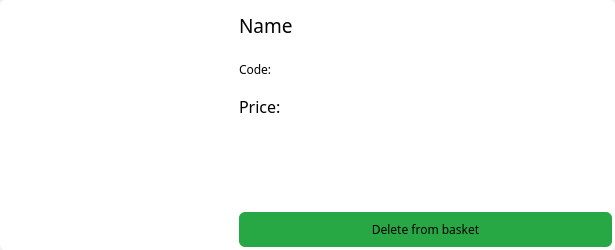
<?xml version="1.0" encoding="UTF-8"?>
<ui version="4.0">
 <class>BakForm</class>
 <widget class="QWidget" name="BakForm">
  <property name="geometry">
   <rect>
    <x>0</x>
    <y>0</y>
    <width>615</width>
    <height>250</height>
   </rect>
  </property>
  <property name="minimumSize">
   <size>
    <width>0</width>
    <height>250</height>
   </size>
  </property>
  <property name="maximumSize">
   <size>
    <width>16777215</width>
    <height>250</height>
   </size>
  </property>
  <property name="windowTitle">
   <string>Form</string>
  </property>
  <property name="styleSheet">
   <string notr="true">QLineEdit
{
border: 1px solid gray;
border-radius: 8px;
padding: 0 8px;
background-color: #FFFFFF;
}

QLineEdit:focus
{
border: 2px solid #DFC99B;
}
</string>
  </property>
  <layout class="QGridLayout" name="gridLayout">
   <property name="leftMargin">
    <number>0</number>
   </property>
   <property name="topMargin">
    <number>0</number>
   </property>
   <property name="rightMargin">
    <number>0</number>
   </property>
   <property name="bottomMargin">
    <number>0</number>
   </property>
   <item row="0" column="0">
    <widget class="QWidget" name="widget" native="true">
     <property name="styleSheet">
      <string notr="true">QWidget
{
background-color: white;
border-radius: 5px;
border: medium;
}
</string>
     </property>
     <layout class="QHBoxLayout" name="horizontalLayout">
      <property name="spacing">
       <number>13</number>
      </property>
      <property name="leftMargin">
       <number>6</number>
      </property>
      <property name="topMargin">
       <number>3</number>
      </property>
      <property name="rightMargin">
       <number>3</number>
      </property>
      <property name="bottomMargin">
       <number>3</number>
      </property>
      <item>
       <widget class="QLabel" name="ImageLabel">
        <property name="minimumSize">
         <size>
          <width>220</width>
          <height>175</height>
         </size>
        </property>
        <property name="maximumSize">
         <size>
          <width>220</width>
          <height>175</height>
         </size>
        </property>
        <property name="text">
         <string/>
        </property>
       </widget>
      </item>
      <item>
       <layout class="QVBoxLayout" name="verticalLayout">
        <item>
         <widget class="QLabel" name="NameLabel">
          <property name="minimumSize">
           <size>
            <width>0</width>
            <height>45</height>
           </size>
          </property>
          <property name="font">
           <font>
            <family>Lucida Sans Typewriter</family>
            <pointsize>14</pointsize>
           </font>
          </property>
          <property name="text">
           <string>Name</string>
          </property>
         </widget>
        </item>
        <item>
         <widget class="QLabel" name="CodeLabel">
          <property name="font">
           <font>
            <family>Lucida Sans Typewriter</family>
           </font>
          </property>
          <property name="text">
           <string>Code:</string>
          </property>
         </widget>
        </item>
        <item>
         <widget class="QLabel" name="PriceLabel">
          <property name="minimumSize">
           <size>
            <width>0</width>
            <height>30</height>
           </size>
          </property>
          <property name="font">
           <font>
            <family>Lucida Sans Typewriter</family>
            <pointsize>12</pointsize>
           </font>
          </property>
          <property name="text">
           <string>Price:</string>
          </property>
         </widget>
        </item>
        <item>
         <spacer name="verticalSpacer">
          <property name="orientation">
           <enum>Qt::Vertical</enum>
          </property>
          <property name="sizeHint" stdset="0">
           <size>
            <width>20</width>
            <height>40</height>
           </size>
          </property>
         </spacer>
        </item>
        <item>
         <widget class="QPushButton" name="DeletePushButton">
          <property name="minimumSize">
           <size>
            <width>0</width>
            <height>35</height>
           </size>
          </property>
          <property name="maximumSize">
           <size>
            <width>16777215</width>
            <height>35</height>
           </size>
          </property>
          <property name="font">
           <font>
            <family>Lucida Sans Typewriter</family>
           </font>
          </property>
          <property name="styleSheet">
           <string notr="true">QPushButton
{
border-radius: 6px;
background-color: #28A745;
}

QPushButton:hover
{
background-color: #218838;
color: #F2F3F7;
}

QPushButton:pressed
{
background-color: #1E7E34;
border-style: solid;
border-width: medium;
}</string>
          </property>
          <property name="text">
           <string>Delete from basket</string>
          </property>
         </widget>
        </item>
       </layout>
      </item>
     </layout>
    </widget>
   </item>
  </layout>
 </widget>
 <resources/>
 <connections/>
</ui>
